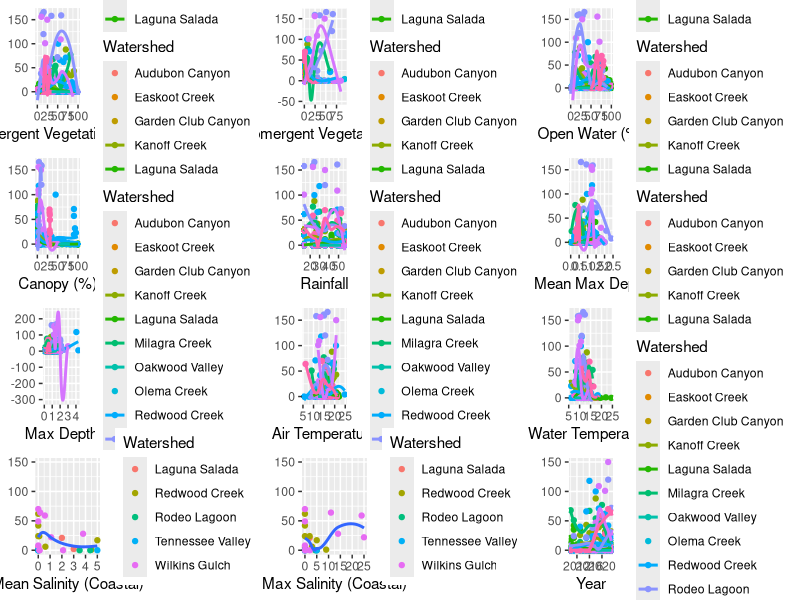

Source code (R):
# plots of covariate raw data between years
library(ggplot2)
library(tidyverse)
library(cowplot)

setwd(here::here("code"))
between_year_data <- read_csv(here::here("data", "between_year_data.csv"))


#### mean_percent_emerg ####
# emergent vegetation vs. egg masses
emergent_plot <- between_year_data %>% 
  ggplot(aes(x=mean_percent_emerg, y=num_egg_masses, color=Watershed)) +
  geom_point() +
  geom_smooth(se=FALSE) +
  xlab("Emergent Vegetation (%)") +
  ylab(NULL)

# emergent vs. time
emergent_BRD_plot <- between_year_data %>% 
  ggplot(aes(x=BRDYEAR, y=mean_percent_emerg, color=Watershed)) +
  geom_point() +
  geom_smooth()

#### mean_percent_sub ####
# submerg vs. egg masses
submergent_plot <- between_year_data %>% 
  ggplot(aes(x=mean_percent_sub, y=num_egg_masses, color=Watershed)) +
  geom_point() +
  geom_smooth(se=FALSE) +
  xlab("Submergent Vegetation (%)")  +
  ylab(NULL)

## submerg vs. time
subemergent_BRD_plot <- between_year_data %>% 
  ggplot(aes(x=BRDYEAR, y=mean_percent_sub, color=Watershed)) +
  geom_point() +
  geom_smooth()

#### mean_percent_water ####
# open water vs. egg masses
open_water_plot <- between_year_data %>% 
  ggplot(aes(x=mean_percent_water, y=num_egg_masses, color=Watershed)) +
  geom_point() +
  geom_smooth(se=FALSE) +
  xlab("Open Water (%)") +
  ylab(NULL)

## open water vs. time
open_water_BRD_plot <- between_year_data %>% 
  ggplot(aes(x=BRDYEAR, y=mean_percent_water, color=Watershed)) +
  geom_point() +
  geom_smooth()

#### interpolated_canopy ####
# canopy vs. egg masses
canopy_plot <- between_year_data %>% 
  ggplot(aes(x=interpolated_canopy, y=num_egg_masses, color=Watershed)) +
  geom_point() +
  geom_smooth(se=FALSE) +
  xlab("Canopy (%)") +
  ylab(NULL)

## canopy vs. time
canopy_BRD_plot <- between_year_data %>% 
  ggplot(aes(x=BRDYEAR, y=interpolated_canopy, color=Watershed)) +
  geom_point() +
  geom_smooth()

#### yearly_rain ####
# yearly rain vs. egg masses
rain_plot <- between_year_data %>% 
  ggplot(aes(x=yearly_rain, y=num_egg_masses, color=Watershed)) +
  geom_point() +
  geom_smooth(se=FALSE) +
  xlab("Rainfall") +
  ylab(NULL)

## yearly rain vs. time
rain_BRD_plot <- between_year_data %>% 
  ggplot(aes(x=BRDYEAR, y=yearly_rain, color=Watershed)) +
  geom_point() +
  geom_smooth()

#### mean_max_depth ####
# mean_max_depth vs. egg masses
mean_max_depth_plot <- between_year_data %>% 
  ggplot(aes(x=mean_max_depth, y=num_egg_masses, color=Watershed)) +
  geom_point() +
  geom_smooth(se=FALSE) +
  xlab("Mean Max Depth") +
  ylab(NULL)

## mean_max_depth vs. time
mean_max_depth_BRD_plot <- between_year_data %>% 
  ggplot(aes(x=BRDYEAR, y=mean_max_depth, color=Watershed)) +
  geom_point() +
  geom_smooth()

#### max_depth ####
# max_depth vs. egg masses
max_depth_plot <- between_year_data %>% 
  ggplot(aes(x=max_depth, y=num_egg_masses, color=Watershed)) +
  geom_point() +
  geom_smooth(se=FALSE) +
  xlab("Max Depth") +
  ylab(NULL)

## max_depth vs. time
max_depth_BRD_plot <- between_year_data %>% 
  ggplot(aes(x=BRDYEAR, y=max_depth, color=Watershed)) +
  geom_point() +
  geom_smooth()

#### AirTemp ####
# AirTemp vs. egg masses
AirTemp_plot <- between_year_data %>% 
  ggplot(aes(x=AirTemp, y=num_egg_masses, color=Watershed)) +
  geom_point() +
  geom_smooth(se=FALSE) +
  xlab("Air Temperature") +
  ylab(NULL)

## AirTemp vs. time
AirTemp_BRD_plot <- between_year_data %>% 
  ggplot(aes(x=BRDYEAR, y=AirTemp, color=Watershed)) +
  geom_point() +
  geom_smooth()

#### WaterTemp ####
# WaterTemp vs. egg masses
WaterTemp_plot <- between_year_data %>% 
  ggplot(aes(x=WaterTemp, y=num_egg_masses, color=Watershed)) +
  geom_point() +
  geom_smooth(se=FALSE) +
  xlab("Water Temperature") +
  ylab(NULL)

## WaterTemp vs. time
WaterTemp_BRD_plot <- between_year_data %>% 
  ggplot(aes(x=BRDYEAR, y=WaterTemp, color=Watershed)) +
  geom_point() +
  geom_smooth()

#### mean_salinity:CoastalSite ####
#TODO: do these look right?
coastal_between_year_data <- between_year_data %>% 
  filter(CoastalSite == TRUE)

# mean_salinity vs. egg masses
mean_salinity_plot <- coastal_between_year_data %>% 
  ggplot(aes(x=mean_salinity, y=num_egg_masses)) +
  geom_point(aes(color=Watershed)) +
  geom_smooth(se=FALSE) +
  xlab("Mean Salinity (Coastal)") +
  ylab(NULL) +
  ylim(0,150)

## mean_salinity vs. time
mean_salinity_BRD_plot <- coastal_between_year_data %>% 
  ggplot(aes(x=BRDYEAR, y=mean_salinity, color=Watershed)) +
  geom_point() +
  geom_smooth()

#### max_salinity:CoastalSite ####
# max_salinity vs. egg masses
max_salinity_plot <- coastal_between_year_data %>% 
  ggplot(aes(x=max_salinity, y=num_egg_masses)) +
  geom_point(aes(color=Watershed)) +
  geom_smooth(se=FALSE) +
  xlab("Max Salinity (Coastal)") +
  ylab(NULL) +
  ylim(0,150)

## max_salinity vs. time
max_salinity_BRD_plot <- coastal_between_year_data %>% 
  ggplot(aes(x=BRDYEAR, y=max_salinity, color=Watershed)) +
  geom_point() +
  geom_smooth()

#### year ####
# year vs. egg masses
egg_BRD_plot <- between_year_data %>% 
  ggplot(aes(x=BRDYEAR, y=num_egg_masses, color=Watershed)) +
  geom_point() +
  geom_smooth(se=FALSE) +
  xlab("Year") +
  ylab(NULL) +
  ylim(0,150)


#### combined output with egg masses####
# saved in Ouput folder
plot_grid(emergent_plot, submergent_plot, open_water_plot, canopy_plot, rain_plot, mean_max_depth_plot, max_depth_plot, AirTemp_plot, WaterTemp_plot, mean_salinity_plot, max_salinity_plot, egg_BRD_plot, nrow=4)
